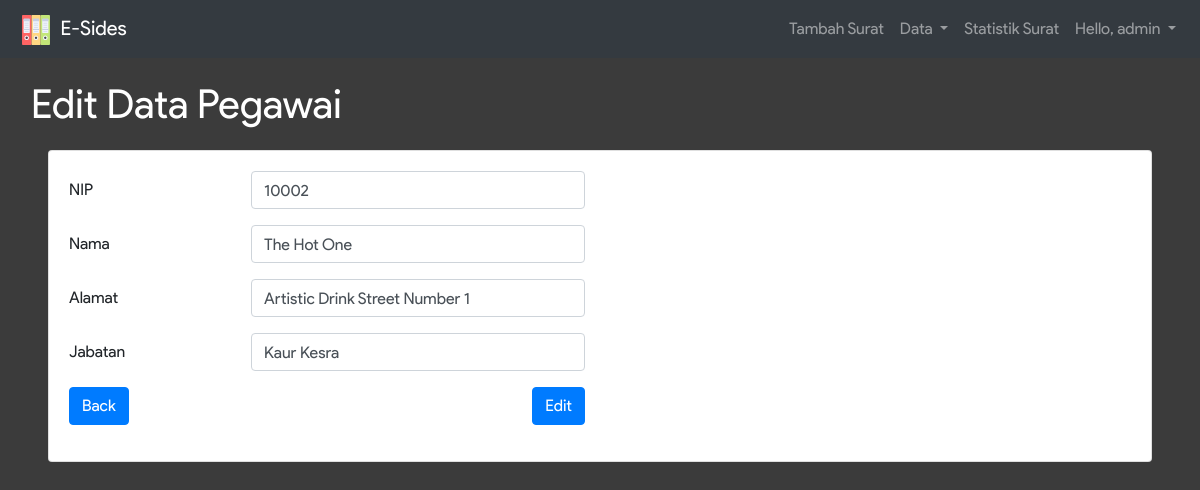
/data_edit_pegawai.php?nip=10002 (signed in), run on the app's committed database.
### tables this page shows
CREATE TABLE IF NOT EXISTS `pegawai` (
  `nama` varchar(50) NOT NULL,
  `password` varchar(20) NOT NULL,
  `alamat` text NOT NULL,
  `nip` varchar(20) NOT NULL,
  `jabatan` varchar(20) NOT NULL
);

### data_edit_pegawai.php (the view, shortened to what this page needs)
<?php
  include_once 'connection.php';
  $a = $_GET['nip'];
  $sql = "SELECT * FROM pegawai WHERE nip = " . $a;
  $result = $conn->query($sql);
  $data = $result->fetch_assoc();
?>
<!DOCTYPE html>
<html>
<head>
  <link rel="stylesheet" href="node_modules/bootstrap/dist/css/bootstrap.min.css">
  <link rel="stylesheet" href="assets/css/infinite.css">
</head>
<body style="background-color: #3B3B3B;">
  <nav class="navbar navbar-expand-lg navbar-dark bg-dark">
      <a class="navbar-brand" href="#">
        <img src="assets/img/office-material.svg" width="40" height="30" alt="">
        E-Sides
      </a>
      <div class="collapse navbar-collapse" id="navbarSupportedContent">
        <ul class="navbar-nav ml-auto">
          <li class="nav-item">
            <a class="nav-link" href="pilih_surat.php">Tambah Surat</a>
          </li>
          <li class="nav-item dropdown">
            <a class="nav-link dropdown-toggle" href="#" id="navbarDropdown" role="button" data-toggle="dropdown" aria-haspopup="true" aria-expanded="false">
              Data
            </a>
          </li>
          <li class="nav-item">
            <a class="nav-link" href="data_chart.php">Statistik Surat</a>
          </li>
          <li class="nav-item dropdown">
            <a class="nav-link dropdown-toggle" href="#" id="navbarDropdown" role="button" data-toggle="dropdown" aria-haspopup="true" aria-expanded="false">
              Hello, <?=$_SESSION['user']?>
            </a>
          </li>
        </ul>
      </div>
    </nav>
    <div class="container-fluid">
       <div class="row">
        <div class="col-sm-12">
          <div class="judul m-3">Edit Data Pegawai</div>
        </div>
        <div class="col-sm-12 px-5">
          <div class="card">
            <div class="card-body">
              <form method="POST" action="data_edit_action_pegawai.php">
                <div class="form-group row">
                  <label for="NIP" class="col-sm-2 col-form-label">NIP</label>
                  <div class="col-sm-4">
                    <input type="text" class="form-control" id="NIP" name="nip" value="<?=$data['nip']?>">
                  </div>
                </div>
                <div class="form-group row">
                  <label for="Nama" class="col-sm-2 col-form-label">Nama</label>
                  <div class="col-sm-4">
                    <input type="text" class="form-control" id="Nama" name="nama" value="<?=$data['nama']?>">
                  </div>
                </div>
                <div class="form-group row">
                  <label for="Alamat" class="col-sm-2 col-form-label">Alamat</label>
                  <div class="col-sm-4">
                    <input type="text" class="form-control" id="Alamat" name="alamat" value="<?=$data['alamat']?>">
                  </div>
                </div>
                <div class="form-group row">
                  <label for="Jabatan" class="col-sm-2 col-form-label">Jabatan</label>
                  <div class="col-sm-4">
                    <input type="text" class="form-control" id="Jabatan" name="jabatan" value="<?=$data['jabatan']?>">
                  </div>
                </div>
                <div class="form-group row">
                  <div class="col-sm-6">
                      <a href="data_pegawai.php" class="btn btn-primary">Back</a>
                      <input type="submit" value="Edit" class="btn btn-primary float-right">
                  </div>
                </div>
              </form>
            </div>
          </div>
        </div>
      </div>
    </div>
  </body>
</html>

### assets/css/infinite.css (style rules this page uses)
body { width: 100%; height: 100%; font-family: 'Product Sans'; }
.judul { font-size: 40px; color: #FFF; }

### data on the page
pegawai: nip "10002", nama "The Hot One", alamat "Artistic Drink Street Number 1", jabatan "Kaur Kesra"

### other printed values
$_SESSION['user'] "admin"
